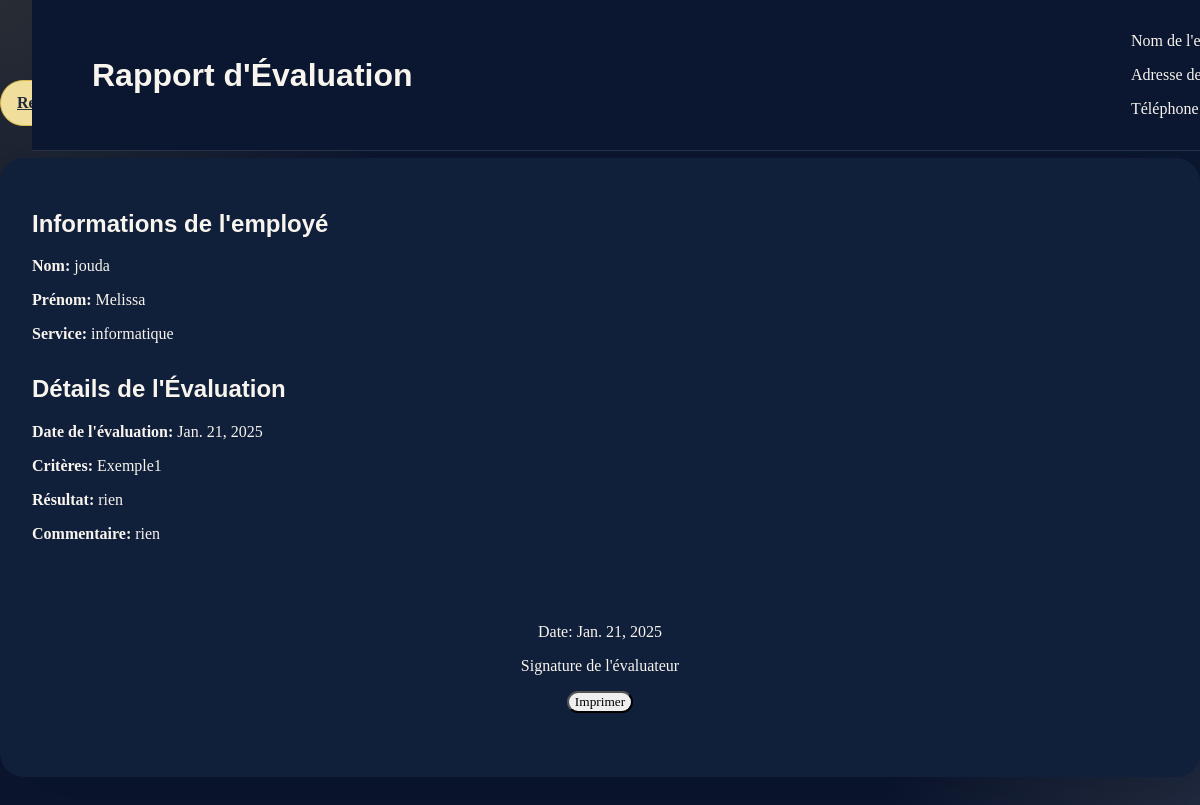
The app's page /employes/evaluation/rapport/1/ with its own data.
### app1/models.py (models this page shows, shortened)
class Evaluation(models.Model):
    date_Evaluation= models.DateField(default=timezone.now)
    criteres= models.CharField(max_length=200)
    Resultat= models.CharField(max_length=200)
    Commentaire= models.CharField(max_length=500)
    Employe_Evaluation= models.ForeignKey(Employe, on_delete=models.CASCADE, related_name="evaluations")

class Employe(models.Model):
    nom= models.CharField(max_length=20)
    prenom= models.CharField(max_length=20)
    sexe = models.CharField(max_length=10, choices=[('Homme', 'Homme'), ('Femme', 'Femme')], default=0)
    date_de_naissance= models.DateField(default=timezone.now)
    date_aumbauche= models.DateField(default=timezone.now)
    adresse= models.CharField(max_length=30)
    Historique_professionnel= models.CharField(max_length=500)
    Service_Employe= models.ForeignKey(Service, on_delete=models.CASCADE)
    Competance_Employe=models.ManyToManyField(Competances, related_name="comp", blank=True)
    Employe_Formation= models.ManyToManyField(Formations, related_name="frm", blank=True)
    Employe_Utilisateur= models.OneToOneField(Utilisateur, on_delete=models.CASCADE, related_name="employe")
    photo_profil = models.ImageField(upload_to='profile_photos/', null=True, blank=True)

class Service(models.Model):
    Nom= models.CharField(max_length=20)
    description= models.CharField(max_length=200)

### app1/views.py (the view)
# urls.py: path('employes/evaluation/rapport/<int:evaluation_id>/', views.rapport_evaluation, name='rapport_evaluation'),
def rapport_evaluation(request, evaluation_id):
    evaluation = get_object_or_404(Evaluation, id=evaluation_id)
    return render(request, 'rapport_evaluation.html', {'evaluation': evaluation , 'date': evaluation.date_Evaluation})

### app1/templates/Rapport_Evaluation.html (shortened to what this page needs)
{% load static %}
<!DOCTYPE html>
<html lang="en">
<head>
    <link rel="stylesheet" href="{% static 'css/styles.css' %}">
</head>
<body>
    <div class="theme-control-bar">
        <a href="{% url 'acceuil_arh' %}" class="btn btn-primary" id="dashboard-return">Retour au Dashboard</a>
        <button id="theme-toggle" class="btn btn-secondary">Mode Clair/Sombre</button>
    </div>
    <div class="container">
        <header>
            <h1>Rapport d'Évaluation</h1>
            <div class="company-info">
                <p>Nom de l'entreprise</p>
                <p>Adresse de l'entreprise</p>
                <p>Téléphone de l'entreprise</p>
            </div>
        </header>
        <section class="employee-info">
            <h2>Informations de l'employé</h2>
            <p><strong>Nom:</strong> {{ evaluation.Employe_Evaluation.nom }}</p>
            <p><strong>Prénom:</strong> {{ evaluation.Employe_Evaluation.prenom }}</p>
            <p><strong>Service:</strong> {{ evaluation.Employe_Evaluation.Service_Employe.Nom }}</p>
        </section>
        <section class="evaluation-details">
            <h2>Détails de l'Évaluation</h2>
            <p><strong>Date de l'évaluation:</strong> {{ evaluation.date_Evaluation }}</p>
            <p><strong>Critères:</strong> {{ evaluation.criteres }}</p>
            <p><strong>Résultat:</strong> {{ evaluation.Resultat }}</p>
            <p><strong>Commentaire:</strong> {{ evaluation.Commentaire }}</p>
        </section>
        <footer>
            <p>Date: {{ date }}</p>
            <p>Signature de l'évaluateur</p>
            <button onclick="window.print()">Imprimer</button>
        </footer>
    </div>    <script src="{% static 'js/theme-toggle.js' %}"></script>
</body>
</html>

### app1/static/css/styles.css (style rules this page uses)
:root { --bg-base: #0b1630; --bg-card: rgba(255,255,255,0.08); --bg-card-soft: rgba(255,255,255,0.12); --surface: #101f3a; --surface-soft: #162748; --text-light: #f8f4ee; --text-strong: #ffffff; --text-dark: #1f2a3d; --accent: #d9b74b; --accent-soft: #f0de9d; --chart-1: #4d9be6; --chart-2: #ec6a5e; --chart-3: #6dd1b7; --chart-4: #f5c04d; --chart-5: #7c5cff; --chart-6: #ff7fbf; --shadow: 0 24px 80px rgba(0,0,0,0.18); --border: rgba(255,255,255,0.12); }
html { scroll-behavior: smooth; }
body { min-height: 100vh; font-family: 'Poppins', sans-serif; background: radial-gradient(circle at top left, rgba(217,183,75,0.14), transparent 28%), radial-gradient(circle at bottom right, rgba(244,235,215,0.12), transparent 22%), var(--bg-base); color: var(--text-light); margin: 0; padding: 0; padding-top: 80px; }
body, input, textarea, select, button { font-family: inherit; }
h1, h2, h3, h4, h5, h6 { font-family: 'Poppins', sans-serif; }
a { color: inherit; }
button, .btn { border-radius: 999px; transition: all 220ms ease; }
.card, .table, .form-control, .btn { transition: all 220ms ease; }
.card, .card-body, .stat-card, .chart-card, .navbar, footer, .modal-content, .dropdown-menu { background: var(--surface); border-color: var(--border); }
.btn-primary { background-color: var(--accent); border-color: var(--accent); color: var(--text-dark); }
footer { color: rgba(248,244,238,0.72); }
.table thead th, .table tbody td, .form-label, .navbar a, footer, .card-title, .card-text { color: var(--text-light) !important; }
.theme-control-bar { display: flex; align-items: center; justify-content: space-between; gap: 0.75rem; flex-wrap: wrap; margin-bottom: 1.5rem; }
#theme-toggle, #dashboard-return { min-width: 190px; padding: 0.8rem 1rem; border: 1px solid transparent; font-weight: 600; }
#theme-toggle { background: rgba(255, 255, 255, 0.08); border-color: rgba(255, 255, 255, 0.14); color: var(--text-light); }
#dashboard-return { background: var(--accent-soft); color: var(--text-dark); border-color: var(--accent); }
.container { background: var(--surface); border-radius: 24px; padding: 2rem; box-shadow: var(--shadow); }
.btn-secondary { background-color: rgba(255, 255, 255, 0.08); border-color: rgba(255, 255, 255, 0.12); color: var(--text-light); }
.card, .table, .form-control, .btn, .card-body { transition: all 220ms ease; }
.container { max-width: 1200px; margin: 2rem auto; }
header { position: fixed; width: 100%; top: 0; z-index: 1000; display: flex; align-items: center; justify-content: space-between; background: var(--bg-base); padding: 15px 12%; transition: all 0.2s ease; border-bottom: 1px solid var(--border); }
@media (max-width: 1280px) { header { padding: 1rem 5%; } }
section { margin-bottom: 2rem; }
footer { text-align: center; padding: 2rem; margin-top: 2rem; color: var(--accent-soft); }

### records on screen
Evaluation: Employe_Evaluation.nom "jouda", Employe_Evaluation.prenom "Melissa", Employe_Evaluation.Service_Employe.Nom "informatique", date_Evaluation "Jan. 21, 2025", criteres "Exemple1", Resultat "rien", Commentaire "rien"
